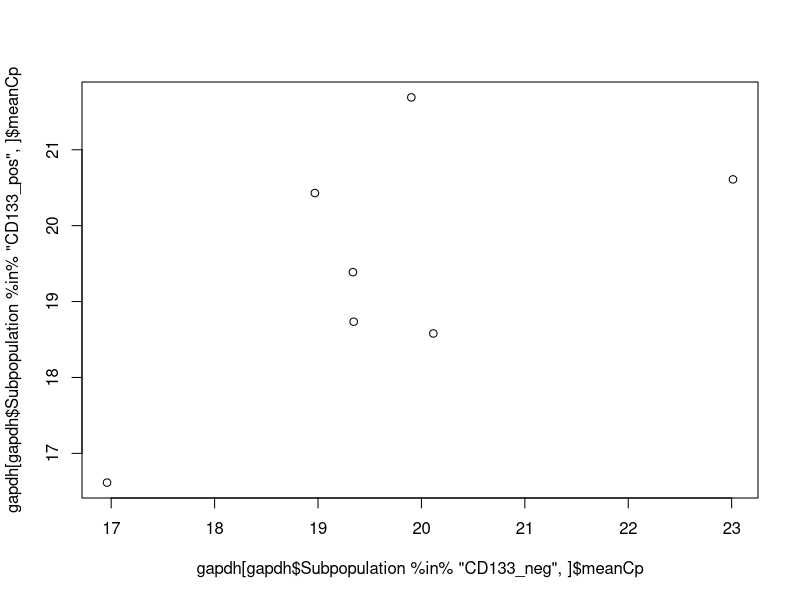
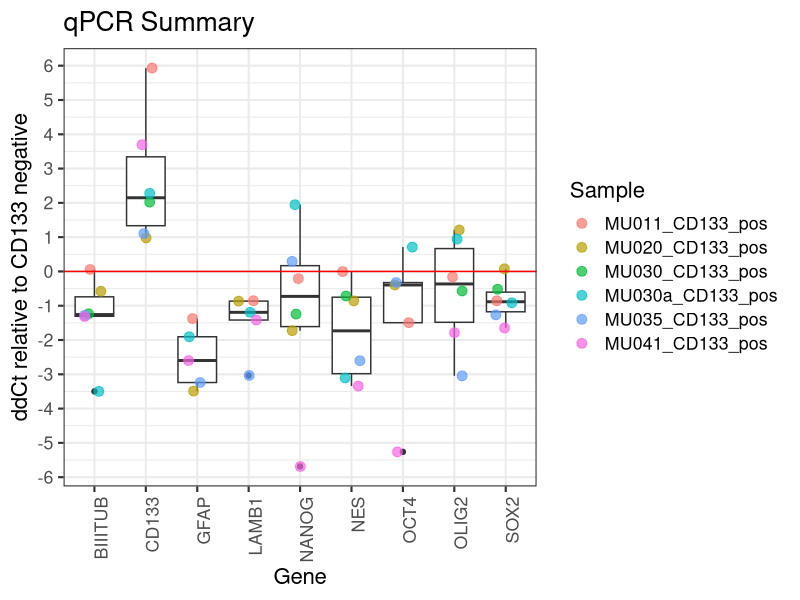
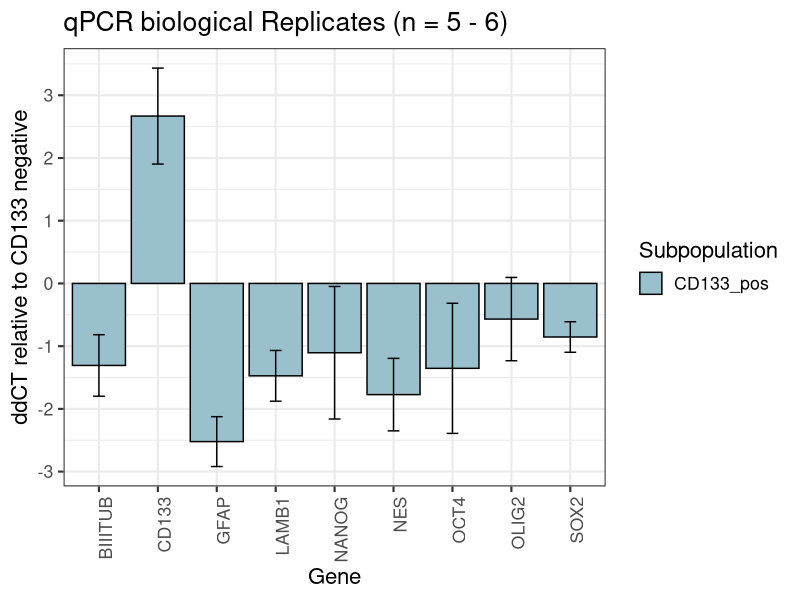

The R script that drew these images, in order: (Note: this script raises an error after producing the figures.)
library(reshape)
library(plyr)
library(ggplot2)
#source('~/Documents/Rscripts/multiplot.R')

ddCTcalculate = function(geneOfInterest, sampleOfInterest='020_N', houseKeepingGene='GAPDH', referenceSample='020_N', data=rawData) 
{
    sampleHouse = paste(sampleOfInterest, houseKeepingGene)
    sampleGene = paste(sampleOfInterest, geneOfInterest)
    # Extract the Cp of the hosue keeping gene
    houseCp = data[sampleHouse, 'meanCp']
    geneCp = data[sampleGene, 'meanCp']
    # dCt calculation for the sample of interest
    dCt = houseCp - geneCp
    # Extract the meanCP for the reference sample. First get the index of the housekeeping gene, then the gene of interest
    refDctRowHouse = paste(referenceSample, houseKeepingGene)
    refDctRowGene = paste(referenceSample, geneOfInterest)
    # Calculate dCt for the reference sample
    referenceSample_dCt = data[refDctRowHouse, 'meanCp'] - data[refDctRowGene, 'meanCp']
    # Calculate ddCt
    ddCt = dCt - referenceSample_dCt
    return (ddCt)
}

foldChangecalculate = function(geneOfInterest, sampleOfInterest='020_N', houseKeepingGene='GAPDH', referenceSample='020_N', data=rawData) 
{
    sampleHouse = paste(sampleOfInterest, houseKeepingGene)
    sampleGene = paste(sampleOfInterest, geneOfInterest)
    # Extract the Cp of the hosue keeping gene
    houseCp = data[sampleHouse, 'meanCp']
    geneCp = data[sampleGene, 'meanCp']
    # dCt calculation for the sample of interest
    dCt = houseCp - geneCp
    # Extract the meanCP for the reference sample. First get the index of the housekeeping gene, then the gene of interest
    refDctRowHouse = paste(referenceSample, houseKeepingGene)
    refDctRowGene = paste(referenceSample, geneOfInterest)
    # Calculate dCt for the reference sample
    referenceSample_dCt = data[refDctRowHouse, 'meanCp'] - data[refDctRowGene, 'meanCp']
    # Calculate ddCt
    ddCt = dCt - referenceSample_dCt
    foldChange = 2^ddCt
    return (foldChange)
}

plotPDGC = function(dataFrame, pdgc="MU035") {
    # This function takes a dataFrane of some data and returns a ggplot object specific to the cell line supplied as a string
    extract = dataFrame[,"PDGC"] %in% pdgc
    datPlot = dataFrame[extract,]
    # The colour of the plots
    cols = c("orange", "forestgreen", "darkblue", "darkred")
    p = ggplot(data=datPlot, aes(x=Gene, y=ddCT, fill=Subpopulation)) +
        geom_bar(stat="identity", position=position_dodge(), colour="black") + 
        ggtitle(paste("qPCR", pdgc, sep=" ")) +  scale_fill_manual(values=cols) + 
        xlab("Gene") + ylab("ddCt") +
        theme_bw(base_size=16) + theme(axis.text.x = element_text(angle = 90, hjust = 1))
    return (p) }

setwd("150316_qPCRcd133Summary/")

dat = read.csv("dat/150316_summaryEdit.csv", row.names=1)
dat$Sample = paste(dat$PDGC, dat$Subpopulation, sep="_")
dat$Gene = gsub("POU5F1", "OCT4", dat$Gene)
dat$Gene = gsub("PROM1", "CD133", dat$Gene)

# Take the mean of duplicated measurements
datWide = ddply(dat, .(Sample, Gene, PDGC, Subpopulation), summarise, meanCp = mean(MeanCP, na.rm=T))

# Check that GAPDH is not differentially expressed
gapdh = datWide[datWide$Gene %in% "GAPDH",]
plot(gapdh[gapdh$Subpopulation %in% "CD133_neg",]$meanCp,
     gapdh[gapdh$Subpopulation %in% "CD133_pos",]$meanCp)

# Calculate ddCT

getddCt = function(dataFrame, sampleInt="MU035_CD133_neg") 
{
    # Extract the genes that were measured by both samples.
    samp = dataFrame[dataFrame$Sample %in% sampleInt,"Gene"]
    cd133neg = gsub("_CD133_pos", "_CD133_neg", sampleInt)
    ref = dataFrame[dataFrame$Sample %in% cd133neg, "Gene"]
    genes = intersect(samp, ref)
    
    # Subset the shared genes and sort
    subDat = dataFrame[dataFrame$Sample %in% c(sampleInt, cd133neg),]
    subDat = subDat[subDat$Gene %in% genes,]
    subDat = subDat[order(subDat$Sample, subDat$Gene),]
    row.names(subDat) = paste(subDat$Sample, subDat$Gene)
    
    # Call the ddCt functions
    subDat$ddCT = ddCTcalculate(geneOfInterest=subDat$Gene, sampleOfInterest=subDat$Sample,
                                houseKeepingGene='GAPDH', referenceSample=cd133neg, data=subDat)
    subDat$foldChange = foldChangecalculate(geneOfInterest=subDat$Gene, sampleOfInterest=subDat$Sample,
                                            houseKeepingGene='GAPDH', referenceSample=cd133neg, data=subDat)
    
    # Remove the reference samples which will be 0 anyway.
    result = subDat[subDat$Sample %in% sampleInt,]
    # Will have to switch between these return values for plotting
    #return (subDat)
    return (result)
}

############   Calculate ddCT ############  
dataFrame = datWide
sampleInt = "MU035_CD133_pos"

mu035_P = getddCt(datWide, "MU035_CD133_pos")
mu011_P = getddCt(datWide, "MU011_CD133_pos")
mu020_P = getddCt(datWide, "MU020_CD133_pos")
mu030_P = getddCt(datWide, "MU030_CD133_pos")
mu030a_P = getddCt(datWide, "MU030a_CD133_pos")
mu041_P = getddCt(datWide, "MU041_CD133_pos")

ddCt = rbind(mu011_P, mu020_P, mu030_P, mu030a_P, mu035_P, mu041_P)
# write.csv(ddCt,"150317_ddCtResults.csv", row.names=F)

rm(mu011_P, mu020_P, mu030_P, mu030a_P, mu035_P, mu041_P)
# Get rid of the genes only measured on ES cells
ddCt = ddCt[!ddCt$Gene %in% c("ATP5G3", "B2M", "CREB1",  "GRIA2", "GAPDH",
                              "HAPLN1", "MGMT", "REST"),]

orderedDat = ddCt[order(ddCt$Gene, ddCt$PDGC),]

# Make a boxplot of ddCT valuse
ggplot(data=ddCt, aes(x=Gene, y=ddCT)) +
    geom_boxplot() + geom_point(aes(colour=Sample), size =3, alpha=0.7,  position = position_jitter(w = 0.2)) +
    ggtitle("qPCR Summary") + geom_hline(yintercept=0, colour="red") +
    xlab("Gene") + ylab("ddCt relative to CD133 negative") +
    scale_y_continuous(breaks = round(seq(-6, 6, by = 1),1)) +
    theme_bw(base_size=16) + theme(axis.text.x = element_text(angle = 90, hjust = 1))

######## Summarise by biological replicates ######## 

bioRep = ddply(ddCt, .(Subpopulation, Gene), summarise, meanddCt = mean(ddCT, na.rm=T), 
               sdddCt = sd(ddCT, na.rm=T), reps=length(ddCT))
bioRep$seddCt = bioRep$sdddCt / sqrt(bioRep$reps)
write.csv(bioRep, "150321_biologicalRepCD133.csv")

# Plot the biological replicates
ggplot(data=bioRep, aes(x=Gene, y=meanddCt, fill=Subpopulation)) +
    geom_bar(stat="identity", position=position_dodge(), colour="black") + 
    ggtitle("qPCR biological Replicates (n = 5 - 6)") +  scale_fill_manual(values="lightblue3") + 
    geom_errorbar(aes(ymin=meanddCt-seddCt, ymax=meanddCt+seddCt), width=.2, position=position_dodge(0.9)) +
    xlab("Gene") + ylab("ddCT relative to CD133 negative") + scale_y_continuous(breaks = round(seq(-6, 6, by = 1),1)) +
    theme_bw(base_size=16) + theme(axis.text.x = element_text(angle = 90, hjust = 1))

geneTtest <- function (gene) {
    # pass the name of the gene of interest as the argument
    gem = ddCt[ddCt$Gene %in% gene,]
    test = t.test(ddCT ~ Subpopulation, data=gem, paired=T)
    result = test$p.value
    return (result)
}
# Conduct the statistical tests
ddCt$Subpopulation = droplevels(ddCt$Subpopulation)
tests = c(geneTtest("BIIITUB"), geneTtest("CD133"), geneTtest("GFAP"), geneTtest("LAMB1"),
          geneTtest("NANOG"),   geneTtest("NES"), geneTtest("OCT4"), 
          geneTtest("OLIG2"),   geneTtest("SOX2"))
names(tests) = unique(ddCt$Gene)
# Correct for multiple testing using FDR
result = p.adjust(tests, method="fdr")
bioRep$adj_pVal = result

# Add a column with stars describing if a test is significant
bioRep$star <- " "
bioRep$star[bioRep$adj_pVal < .05]  = "*"
bioRep$star[bioRep$adj_pVal < .01]  <- "**"
bioRep$star[bioRep$adj_pVal < .001] <- "***"
# Avoid repetition
bioRep$star[1:8] = " "
write.csv(bioRep, "150321_replicatesStatsTest.csv")

##### Final plot #####
# ggplot(data=bioRep, aes(x=Gene, y=meanddCt, fill=Subpopulation)) +
#     geom_bar(stat="identity", position=position_dodge(), colour="black") + 
#     ggtitle("qPCR biological Replicates (n = 5 - 6)") +  scale_fill_manual(values=c("blue","gold1")) + 
#     geom_errorbar(aes(ymin=meanddCt-seddCt, ymax=meanddCt+seddCt), width=.2, position=position_dodge(0.9)) +
#     xlab("Gene") + ylab("ddCT relative to H9 NSC") + scale_y_continuous(breaks = round(seq(-5, 5, by = 1),1)) +
#     # Setting y to a 6 moves the asterix up to the top of the plot
#     geom_text(aes(label=star), colour="black", y=3.5, size=10) +
#     theme_bw(base_size=20) + theme(axis.text.x = element_text(angle = 90, hjust = 1))# 

# Make into boxplot

p = ggplot(data=ddCt, aes(x=Gene, y=ddCT)) +
    geom_boxplot() + geom_point(aes(colour=PDGC), size =3, alpha=0.7,  position = position_jitter(w = 0.175)) +
    ggtitle("qPCR Summary") + geom_hline(yintercept=0, colour="red") +
    xlab("Gene") + ylab("ddCt relative to CD133 negative") +
    scale_y_continuous(breaks = round(seq(-6, 6, by = 1),1)) +
    theme_bw(base_size=14) + theme(axis.text.x = element_text(angle = 90, hjust = 1)) + 
    theme(text = element_text(size=20))
p
